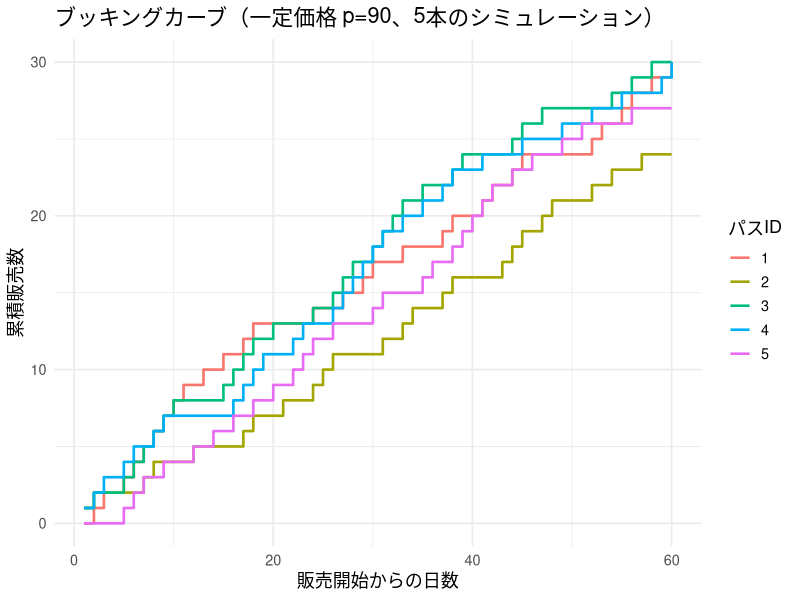
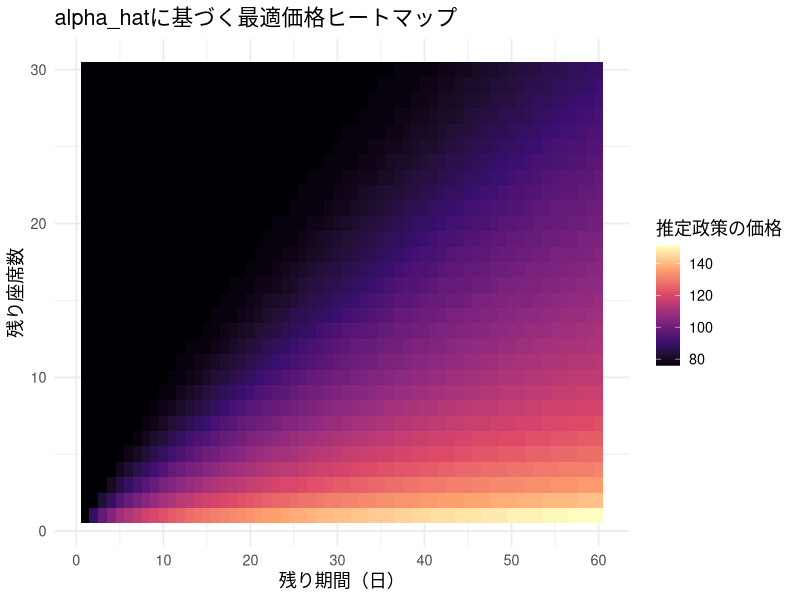
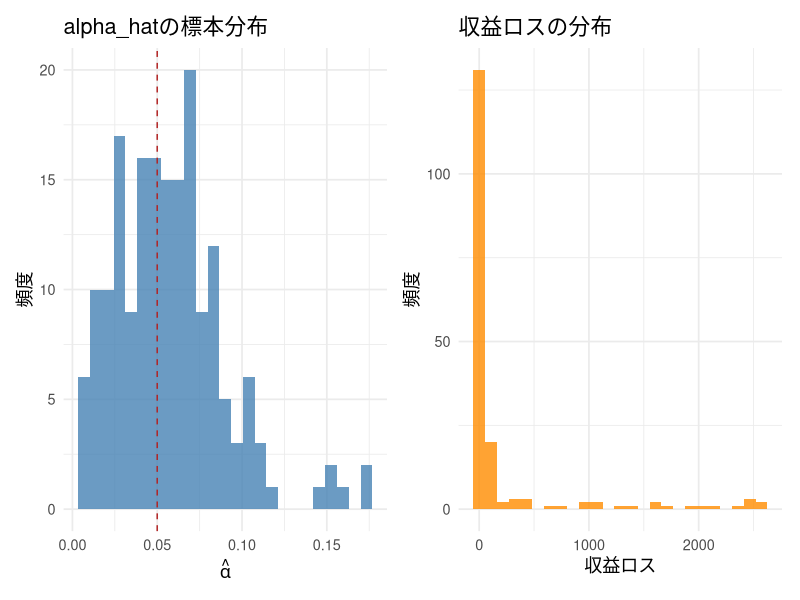

R code for these plots, in order:
## ---- chunk 1
#| include: false
library(ggplot2)
library(dplyr)
library(tidyr)
library(knitr)
library(patchwork)

set.seed(20265)

theme_lecture <- function() {
  fam <- if (Sys.info()[["sysname"]] == "Darwin") "Hiragino Sans" else ""
  theme_minimal(base_size = 13, base_family = fam)
}
theme_set(theme_lecture())
knitr::opts_chunk$set(fig.align = "center", dpi = 144)
options(scipen = 8)
## ---- chunk 2
#| label: sol15-true-params
theta0_true <- 5.0
alpha_true  <- 0.05
lambda_bar  <- 0.8
T_period    <- 60
C_capacity  <- 30

sigmoid <- function(x) 1 / (1 + exp(-x))
## ---- chunk 3
#| label: sol15-1-1
p_fixed <- 90

simulate_fixed_price_dgp <- function(seed, T_period, C_capacity, theta0, alpha, lambda_bar, p_fixed) {
  set.seed(seed)
  c_remain <- C_capacity
  records  <- data.frame(day = integer(0), t_remain = integer(0),
                          arrived = integer(0), purchased = integer(0), c_after = integer(0))
  for (t in T_period:1) {
    arrived <- runif(1) < lambda_bar
    purchased <- 0
    if (arrived && c_remain > 0) {
      prob_buy  <- sigmoid(theta0 - alpha * p_fixed)
      purchased <- as.numeric(runif(1) < prob_buy)
    }
    if (purchased == 1) c_remain <- c_remain - 1
    records <- rbind(records, data.frame(
      day = T_period - t + 1, t_remain = t,
      arrived = as.numeric(arrived), purchased = purchased, c_after = c_remain
    ))
  }
  records
}

records_1 <- simulate_fixed_price_dgp(20265, T_period, C_capacity, theta0_true, alpha_true, lambda_bar, p_fixed)
head(records_1, 10)
## ---- chunk 4
#| label: sol15-1-2
#| fig-cap: "5本のシミュレーションによるブッキングカーブ（累積販売数）"
booking_curves <- lapply(1:5, function(i) {
  rec <- simulate_fixed_price_dgp(20265 + i, T_period, C_capacity, theta0_true, alpha_true, lambda_bar, p_fixed)
  rec$cum_sold <- C_capacity - rec$c_after
  rec$path_id  <- factor(i)
  rec
})
booking_df <- bind_rows(booking_curves)

ggplot(booking_df, aes(x = day, y = cum_sold, color = path_id)) +
  geom_step(linewidth = 0.9) +
  labs(x = "販売開始からの日数", y = "累積販売数",
       title = "ブッキングカーブ（一定価格 p=90、5本のシミュレーション）",
       color = "パスID")
## ---- chunk 5
#| label: sol15-1-3
final_inventory <- records_1$c_after[nrow(records_1)]
final_sold      <- C_capacity - final_inventory
n_arrived       <- sum(records_1$arrived)
n_purchased     <- sum(records_1$purchased)
conversion_rate <- n_purchased / n_arrived

cat("最終的な在庫残り:", final_inventory, "\n")
cat("最終的な販売数:", final_sold, "/", C_capacity, "\n")
cat("完売したか:", final_inventory == 0, "\n")
cat("到着した客の数:", n_arrived, "\n")
cat("実際に購入した客の数:", n_purchased, "\n")
cat("コンバージョン率:", round(conversion_rate, 3), "\n")
## ---- chunk 6
#| label: sol15-1-4
price_variation_pcts <- c(-0.15, -0.075, 0, 0.075, 0.15)

simulate_varying_price_dgp <- function(seed, T_period, C_capacity, theta0, alpha, lambda_bar,
                                        p_base, variation_pcts) {
  set.seed(seed)
  c_remain <- C_capacity
  prices_obs   <- numeric(0)
  purchase_obs <- numeric(0)
  for (t in T_period:1) {
    if (c_remain == 0) break
    pct <- sample(variation_pcts, 1)
    p   <- p_base * (1 + pct)
    arrived <- runif(1) < lambda_bar
    if (arrived) {
      prob_buy  <- sigmoid(theta0 - alpha * p)
      purchased <- as.numeric(runif(1) < prob_buy)
      prices_obs   <- c(prices_obs, p)
      purchase_obs <- c(purchase_obs, purchased)
      if (purchased == 1) c_remain <- c_remain - 1
    }
  }
  list(prices = prices_obs, purchase = purchase_obs)
}

dgp_data <- simulate_varying_price_dgp(20265, T_period, C_capacity, theta0_true, alpha_true,
                                        lambda_bar, p_base = 91.3, price_variation_pcts)
cat("観測された到着客数:", length(dgp_data$prices), "\n")
cat("価格の標準偏差:", round(sd(dgp_data$prices), 2), "\n")
cat("価格のユニーク値:", round(sort(unique(dgp_data$prices)), 1), "\n")
## ---- chunk 7
#| label: sol15-2-1
fit_logit_newton <- function(prices, purchase, theta_init = c(0, 0.01), max_iter = 100, tol = 1e-10) {
  n <- length(prices)
  X <- cbind(1, -prices)  # u = X %*% c(theta0, alpha)
  theta <- theta_init
  for (it in 1:max_iter) {
    u     <- as.vector(X %*% theta)
    p_hat <- sigmoid(u)
    resid <- purchase - p_hat
    grad  <- as.vector(t(X) %*% resid)
    W     <- p_hat * (1 - p_hat)
    H     <- -t(X * W) %*% X
    step  <- solve(H, grad)
    theta_new <- theta - step
    if (max(abs(theta_new - theta)) < tol) {
      theta <- theta_new
      break
    }
    theta <- theta_new
  }
  list(theta = theta, n_iter = it)
}

mle_fit <- fit_logit_newton(dgp_data$prices, dgp_data$purchase)
theta0_hat <- mle_fit$theta[1]
alpha_hat  <- mle_fit$theta[2]

recovery_df <- data.frame(
  パラメータ = c("theta0", "alpha"),
  真値       = c(theta0_true, alpha_true),
  推定値     = c(round(theta0_hat, 3), round(alpha_hat, 4))
)
kable(recovery_df, caption = "真値とMLE推定値の比較")
cat("収束までの反復回数:", mle_fit$n_iter, "\n")
## ---- chunk 8
#| label: sol15-2-2-solve
p_grid <- seq(1, 300, length.out = 300)

purchase_prob <- function(p, theta0, alpha, lambda_bar) {
  u <- theta0 - alpha * p
  lambda_bar * sigmoid(u)
}

solve_dp <- function(T_period, C_capacity, theta0, alpha, lambda_bar, p_grid) {
  V      <- matrix(0, nrow = T_period + 1, ncol = C_capacity + 1)
  pstar  <- matrix(NA_real_, nrow = T_period + 1, ncol = C_capacity + 1)
  lamstar <- matrix(0, nrow = T_period + 1, ncol = C_capacity + 1)
  lam_grid <- purchase_prob(p_grid, theta0, alpha, lambda_bar)

  for (t in 1:T_period) {
    for (c in 1:C_capacity) {
      # V[t, c]     はV(t-1, c-1)（購入時：1期進み、在庫が1つ減る）
      # V[t, c + 1] はV(t-1, c)  （非購入時：1期進み、在庫は変わらない）
      obj <- lam_grid * (p_grid + V[t, c]) + (1 - lam_grid) * V[t, c + 1]
      best_idx <- which.max(obj)
      V[t + 1, c + 1]      <- obj[best_idx]
      pstar[t + 1, c + 1]  <- p_grid[best_idx]
      lamstar[t + 1, c + 1] <- lam_grid[best_idx]
    }
    V[t + 1, 1] <- 0
  }
  list(V = V, pstar = pstar, lamstar = lamstar)
}

dp_hat <- solve_dp(T_period, C_capacity, theta0_hat, alpha_hat, lambda_bar, p_grid)
pstar_hat_mat <- dp_hat$pstar
## ---- chunk 9
#| label: sol15-2-2-heatmap
#| fig-cap: "推定パラメータに基づく最適価格政策のヒートマップ"
heat_df_hat <- expand.grid(t = 1:T_period, c = 1:C_capacity) %>%
  rowwise() %>%
  mutate(price = pstar_hat_mat[t + 1, c + 1]) %>%
  ungroup()

ggplot(heat_df_hat, aes(x = t, y = c, fill = price)) +
  geom_tile() +
  scale_fill_viridis_c(name = "推定政策の価格", option = "magma") +
  scale_x_continuous(breaks = seq(0, 60, 10)) +
  labs(x = "残り期間（日）", y = "残り座席数",
       title = "alpha_hatに基づく最適価格ヒートマップ")
## ---- chunk 10
#| label: sol15-2-3
dp_true <- solve_dp(T_period, C_capacity, theta0_true, alpha_true, lambda_bar, p_grid)
V_true_mat <- dp_true$V
revenue_true_policy <- V_true_mat[T_period + 1, C_capacity + 1]

evaluate_policy_on_true_model <- function(pstar_policy, T_period, C_capacity, theta0, alpha, lambda_bar) {
  W <- matrix(0, nrow = T_period + 1, ncol = C_capacity + 1)
  for (t in 1:T_period) {
    for (c in 1:C_capacity) {
      p <- pstar_policy[t + 1, c + 1]
      lam_true <- purchase_prob(p, theta0, alpha, lambda_bar)
      W[t + 1, c + 1] <- lam_true * (p + W[t, c]) + (1 - lam_true) * W[t, c + 1]
    }
    W[t + 1, 1] <- 0
  }
  W[T_period + 1, C_capacity + 1]
}

revenue_hat_policy <- evaluate_policy_on_true_model(pstar_hat_mat, T_period, C_capacity,
                                                     theta0_true, alpha_true, lambda_bar)
revenue_loss <- revenue_true_policy - revenue_hat_policy

cat("真の政策の期待収益:", round(revenue_true_policy, 1), "\n")
cat("推定政策(alpha_hatベース)を真のモデルで評価した期待収益:", round(revenue_hat_policy, 1), "\n")
cat("収益ロス:", round(revenue_loss, 1), "（真の収益の", round(100 * revenue_loss / revenue_true_policy, 2), "%）\n")
## ---- chunk 11
#| label: sol15-2-4
evaluate_fixed_price <- function(p, T_period, C_capacity, theta0, alpha, lambda_bar) {
  lam <- purchase_prob(p, theta0, alpha, lambda_bar)
  W <- matrix(0, nrow = T_period + 1, ncol = C_capacity + 1)
  for (t in 1:T_period) {
    for (c in 1:C_capacity) {
      W[t + 1, c + 1] <- lam * (p + W[t, c]) + (1 - lam) * W[t, c + 1]
    }
    W[t + 1, 1] <- 0
  }
  W[T_period + 1, C_capacity + 1]
}

fixed_p_grid <- seq(1, 300, length.out = 150)
fixed_revenues <- sapply(fixed_p_grid, evaluate_fixed_price,
                          T_period = T_period, C_capacity = C_capacity,
                          theta0 = theta0_true, alpha = alpha_true, lambda_bar = lambda_bar)

best_fixed_idx <- which.max(fixed_revenues)
best_fixed_p   <- fixed_p_grid[best_fixed_idx]
best_fixed_rev <- fixed_revenues[best_fixed_idx]

lift_pct <- 100 * (revenue_true_policy - best_fixed_rev) / best_fixed_rev

cat("最適固定価格:", round(best_fixed_p, 1), "\n")
cat("最適固定価格での期待収益:", round(best_fixed_rev, 1), "\n")
cat("真の動的最適収益:", round(revenue_true_policy, 1), "\n")
cat("動的化による収益リフト:", round(lift_pct, 2), "%\n")
## ---- chunk 12
#| label: sol15-2-5-mc
n_mc <- 200
alpha_hat_vec    <- rep(NA_real_, n_mc)
revenue_loss_vec <- rep(NA_real_, n_mc)
n_degenerate <- 0

for (m in 1:n_mc) {
  dgp_m <- simulate_varying_price_dgp(10000 + m, T_period, C_capacity, theta0_true, alpha_true,
                                       lambda_bar, p_base = best_fixed_p, price_variation_pcts)
  if (length(dgp_m$prices) < 5 || sd(dgp_m$prices) < 1e-8) {
    n_degenerate <- n_degenerate + 1
    next
  }
  fit_m <- fit_logit_newton(dgp_m$prices, dgp_m$purchase)
  theta0_hat_m <- fit_m$theta[1]
  alpha_hat_m  <- fit_m$theta[2]

  # 推定値が理論的にありえない範囲(alpha<=0、極端に巨大)の場合は
  # 「推定失敗」として除外する。実務でも、推定値が理論と矛盾する場合は
  # まずデータ量・実験設計を見直すのが通常の対応であり、
  # そのままDPに投入して政策を作ることはしない。
  if (!is.finite(alpha_hat_m) || alpha_hat_m <= 0.005 || alpha_hat_m > 0.5) {
    n_degenerate <- n_degenerate + 1
    next
  }

  alpha_hat_vec[m] <- alpha_hat_m
  dp_m <- solve_dp(T_period, C_capacity, theta0_hat_m, alpha_hat_m, lambda_bar, p_grid)
  rev_m <- evaluate_policy_on_true_model(dp_m$pstar, T_period, C_capacity,
                                          theta0_true, alpha_true, lambda_bar)
  revenue_loss_vec[m] <- revenue_true_policy - rev_m
}

mc_df <- data.frame(alpha_hat = alpha_hat_vec, revenue_loss = revenue_loss_vec) %>%
  filter(!is.na(revenue_loss))

cat("推定が「妥当な範囲外」として除外された回数:", n_degenerate, "/", n_mc, "\n")
cat("有効なモンテカルロ反復数:", nrow(mc_df), "\n\n")
cat("alpha_hatの平均:", round(mean(mc_df$alpha_hat), 4), "（真値:", alpha_true, "）\n")
cat("alpha_hatの標準偏差:", round(sd(mc_df$alpha_hat), 4), "\n\n")
cat("収益ロスの平均:", round(mean(mc_df$revenue_loss), 1),
    "（真の収益の", round(100 * mean(mc_df$revenue_loss) / revenue_true_policy, 2), "%）\n")
cat("収益ロスの中央値:", round(median(mc_df$revenue_loss), 1), "\n")
cat("収益ロスの標準偏差:", round(sd(mc_df$revenue_loss), 1), "\n")
## ---- chunk 13
#| label: sol15-2-5-hist
#| fig-cap: "alpha_hatの標本分布と収益ロスの分布（モンテカルロ200回）"
p1 <- ggplot(mc_df, aes(x = alpha_hat)) +
  geom_histogram(bins = 25, fill = "steelblue", alpha = 0.8) +
  geom_vline(xintercept = alpha_true, linetype = "dashed", color = "firebrick") +
  labs(x = expression(hat(alpha)), y = "頻度", title = "alpha_hatの標本分布")

p2 <- ggplot(mc_df, aes(x = revenue_loss)) +
  geom_histogram(bins = 25, fill = "darkorange", alpha = 0.8) +
  labs(x = "収益ロス", y = "頻度", title = "収益ロスの分布")

p1 + p2
